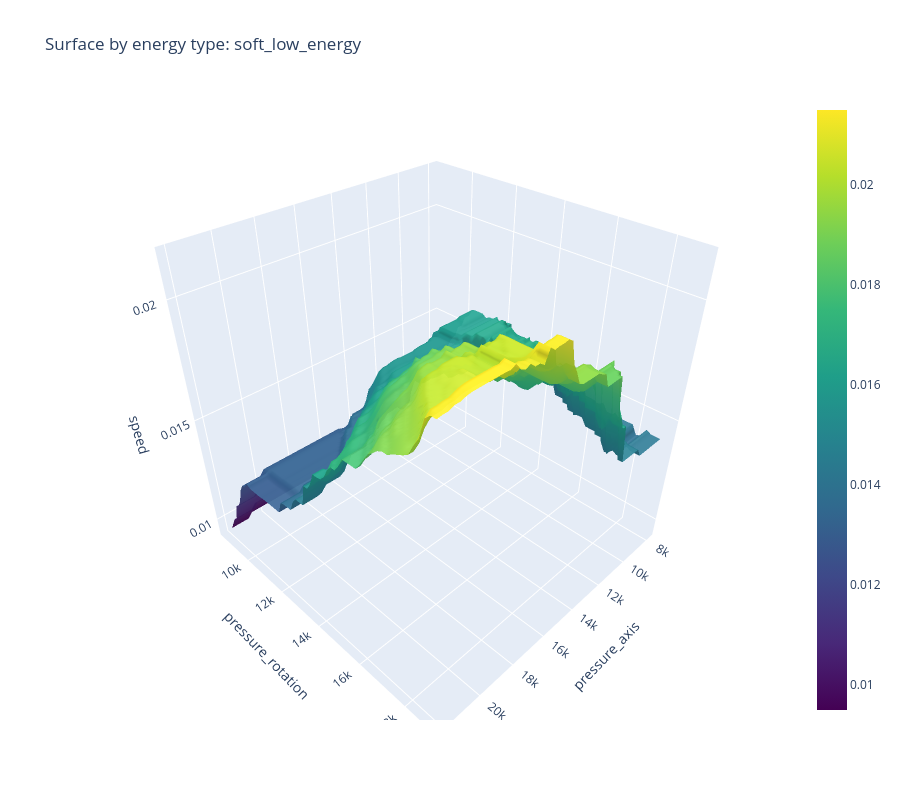
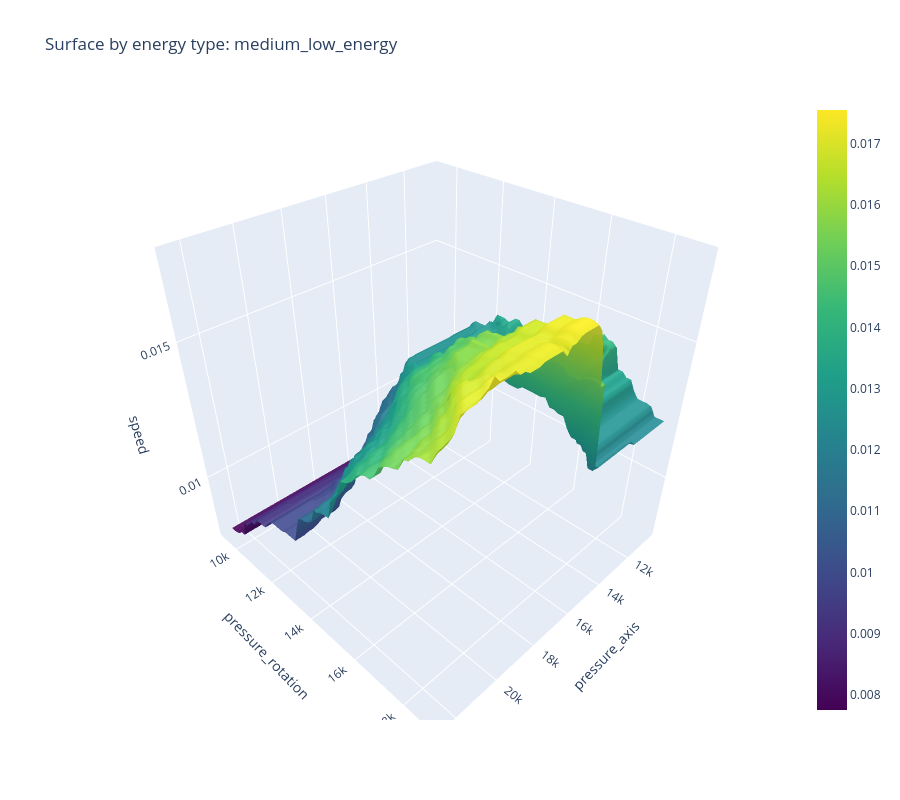
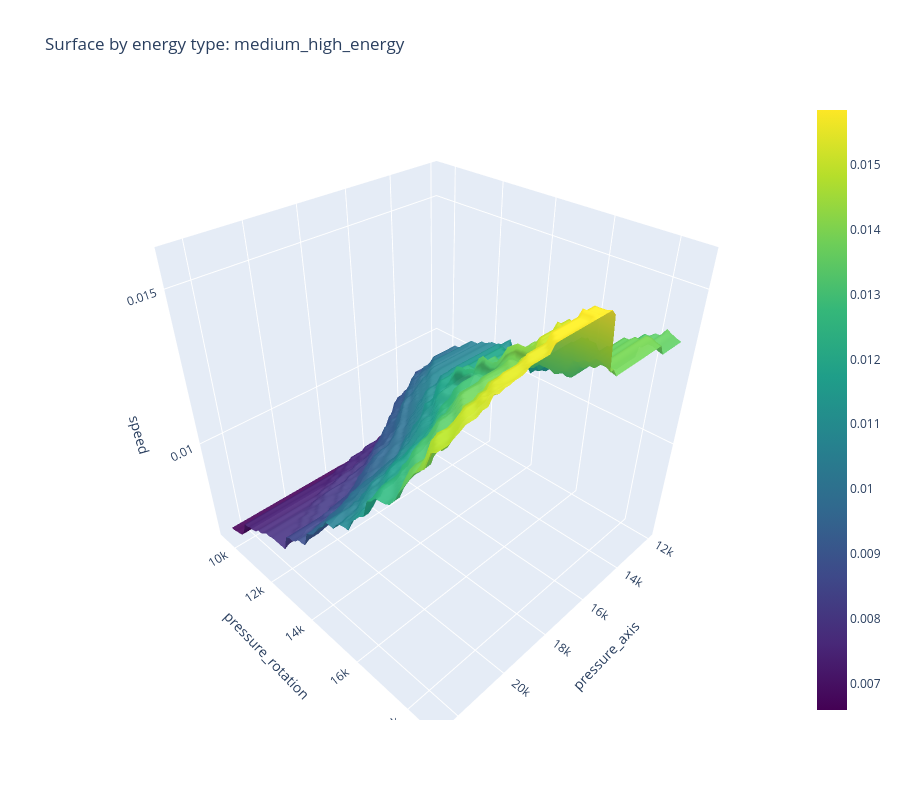
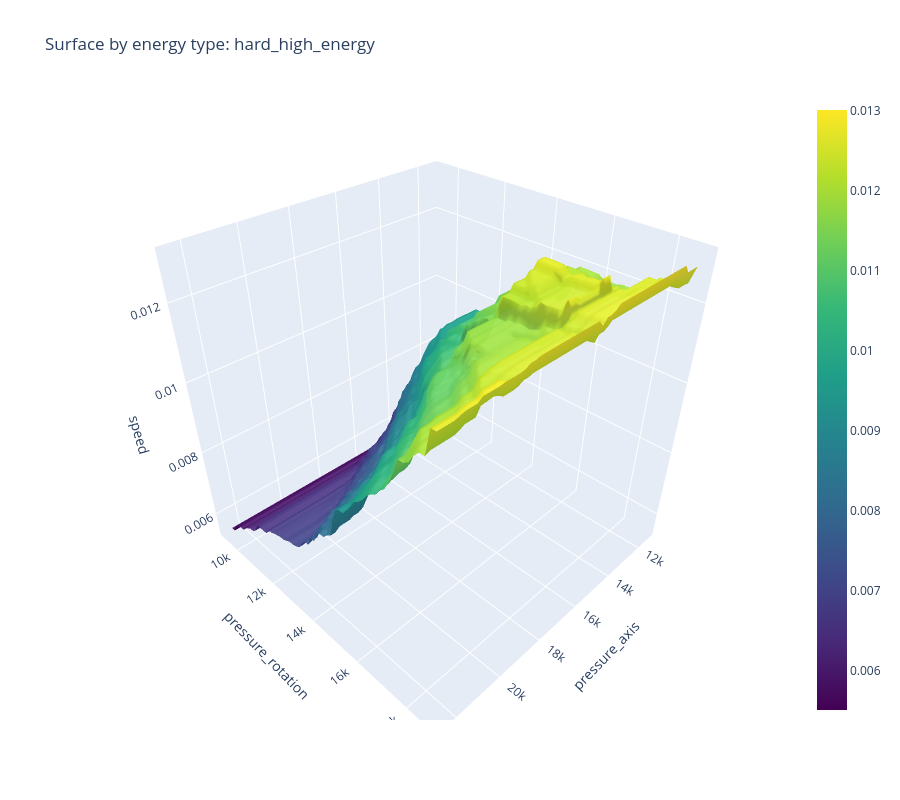

The code cell stored with these charts, in order, in its notebook:
### Markdown cell above
## 10. Plotly surfaces для всех энергоёмкостей

### Code cell
SURFACE_HTML_DIR = Path("plotly_surfaces_html")
SURFACE_HTML_DIR.mkdir(exist_ok=True)

for surface_type in energy_labels_4:
    surface_train = df_out[df_out["rock_energy_type_final"] == surface_type].dropna(subset=[
        "pressure_axis", "pressure_rotation", "rotation", "hardness_score_smooth", "speed"
    ]).copy()

    if len(surface_train) < 500:
        print("Skip small class:", surface_type, len(surface_train))
        continue

    surface_model = Pipeline(steps=[
        ("scaler", StandardScaler()),
        ("model", HistGradientBoostingRegressor(
            max_iter=250,
            learning_rate=0.05,
            max_leaf_nodes=31,
            l2_regularization=0.01,
            random_state=RANDOM_STATE,
        ))
    ])

    surface_model.fit(surface_train[surface_features], surface_train["speed"])

    fixed_state = surface_train[surface_features].median()

    p_ax_grid = np.linspace(
        surface_train["pressure_axis"].quantile(0.05),
        surface_train["pressure_axis"].quantile(0.95),
        60,
    )

    p_rot_grid = np.linspace(
        surface_train["pressure_rotation"].quantile(0.05),
        surface_train["pressure_rotation"].quantile(0.95),
        60,
    )

    PA, PR = np.meshgrid(p_ax_grid, p_rot_grid)

    grid = pd.DataFrame({
        "pressure_axis": PA.ravel(),
        "pressure_rotation": PR.ravel(),
    })

    for col in surface_features:
        if col not in grid.columns:
            grid[col] = fixed_state[col]

    grid["pressure_balance"] = grid["pressure_axis"] / (grid["pressure_axis"] + grid["pressure_rotation"] + EPS)
    grid["axis_over_rot_pressure"] = grid["pressure_axis"] / (grid["pressure_rotation"] + EPS)
    grid["rot_pressure_over_axis"] = grid["pressure_rotation"] / (grid["pressure_axis"] + EPS)
    grid["rotation_efficiency"] = grid["rotation"] / (grid["pressure_rotation"] + EPS)
    grid["energy_input_proxy"] = grid["pressure_axis"] + grid["pressure_rotation"] * grid["rotation"]

    Z = surface_model.predict(grid[surface_features]).reshape(PA.shape)

    fig = go.Figure()
    fig.add_trace(go.Surface(
        x=PA,
        y=PR,
        z=Z,
        colorscale="Viridis",
        opacity=0.95,
        showscale=True,
    ))

    fig.update_layout(
        title=f"Surface by energy type: {surface_type}",
        scene=dict(
            xaxis_title="pressure_axis",
            yaxis_title="pressure_rotation",
            zaxis_title="speed",
        ),
        height=800,
    )

    surface_html = SURFACE_HTML_DIR / f"surface_{surface_type}.html"
    fig.write_html(surface_html, include_plotlyjs=True, full_html=True)
    print("Saved browser surface:", surface_html)

    fig.show()

### Figure 1 — Plotly figure (JSON) as saved in the notebook; plotly's stock layout.template omitted (floating-point values rounded to 4 significant figures; data arrays with more than 128 entries replaced by an {"elided": "..."} marker saying what was removed)
{"data": [{"colorscale": [[0, "#440154"], [0.1111, "#482878"], [0.2222, "#3e4989"], [0.3333, "#31688e"], [0.4444, "#26828e"], [0.5556, "#1f9e89"], [0.6667, "#35b779"], [0.7778, "#6ece58"], [0.8889, "#b5de2b"], [1, "#fde725"]], "opacity": 0.95, "showscale": true, "type": "surface", "x": {"elided": "60x60 float values"}, "y": {"elided": "60x60 float values"}, "z": {"elided": "60x60 float values"}}], "layout": {"height": 800, "scene": {"xaxis": {"title": {"text": "pressure_axis"}}, "yaxis": {"title": {"text": "pressure_rotation"}}, "zaxis": {"title": {"text": "speed"}}}, "title": {"text": "Surface by energy type: soft_low_energy"}}}

### Figure 2 — Plotly figure (JSON) as saved in the notebook; plotly's stock layout.template omitted (floating-point values rounded to 4 significant figures; data arrays with more than 128 entries replaced by an {"elided": "..."} marker saying what was removed)
{"data": [{"colorscale": [[0, "#440154"], [0.1111, "#482878"], [0.2222, "#3e4989"], [0.3333, "#31688e"], [0.4444, "#26828e"], [0.5556, "#1f9e89"], [0.6667, "#35b779"], [0.7778, "#6ece58"], [0.8889, "#b5de2b"], [1, "#fde725"]], "opacity": 0.95, "showscale": true, "type": "surface", "x": {"elided": "60x60 float values"}, "y": {"elided": "60x60 float values"}, "z": {"elided": "60x60 float values"}}], "layout": {"height": 800, "scene": {"xaxis": {"title": {"text": "pressure_axis"}}, "yaxis": {"title": {"text": "pressure_rotation"}}, "zaxis": {"title": {"text": "speed"}}}, "title": {"text": "Surface by energy type: medium_low_energy"}}}

### Figure 3 — Plotly figure (JSON) as saved in the notebook; plotly's stock layout.template omitted (floating-point values rounded to 4 significant figures; data arrays with more than 128 entries replaced by an {"elided": "..."} marker saying what was removed)
{"data": [{"colorscale": [[0, "#440154"], [0.1111, "#482878"], [0.2222, "#3e4989"], [0.3333, "#31688e"], [0.4444, "#26828e"], [0.5556, "#1f9e89"], [0.6667, "#35b779"], [0.7778, "#6ece58"], [0.8889, "#b5de2b"], [1, "#fde725"]], "opacity": 0.95, "showscale": true, "type": "surface", "x": {"elided": "60x60 float values"}, "y": {"elided": "60x60 float values"}, "z": {"elided": "60x60 float values"}}], "layout": {"height": 800, "scene": {"xaxis": {"title": {"text": "pressure_axis"}}, "yaxis": {"title": {"text": "pressure_rotation"}}, "zaxis": {"title": {"text": "speed"}}}, "title": {"text": "Surface by energy type: medium_high_energy"}}}

### Figure 4 — Plotly figure (JSON) as saved in the notebook; plotly's stock layout.template omitted (floating-point values rounded to 4 significant figures; data arrays with more than 128 entries replaced by an {"elided": "..."} marker saying what was removed)
{"data": [{"colorscale": [[0, "#440154"], [0.1111, "#482878"], [0.2222, "#3e4989"], [0.3333, "#31688e"], [0.4444, "#26828e"], [0.5556, "#1f9e89"], [0.6667, "#35b779"], [0.7778, "#6ece58"], [0.8889, "#b5de2b"], [1, "#fde725"]], "opacity": 0.95, "showscale": true, "type": "surface", "x": {"elided": "60x60 float values"}, "y": {"elided": "60x60 float values"}, "z": {"elided": "60x60 float values"}}], "layout": {"height": 800, "scene": {"xaxis": {"title": {"text": "pressure_axis"}}, "yaxis": {"title": {"text": "pressure_rotation"}}, "zaxis": {"title": {"text": "speed"}}}, "title": {"text": "Surface by energy type: hard_high_energy"}}}
